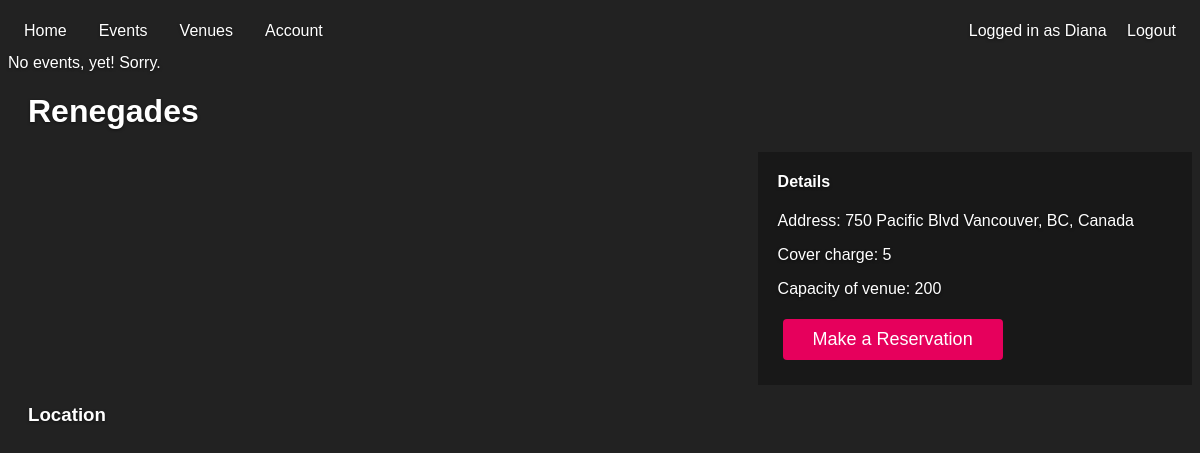
The app's page /venue_page.php?branchID=124567 (signed in) with its own data.
### tables this page shows
CREATE TABLE `venue` (
  `branchID` int(11) NOT NULL,
  `name` varchar(20) NOT NULL,
  `address` varchar(64) NOT NULL,
  `capacity` int(11) DEFAULT NULL,
  `cover_charge` double DEFAULT NULL
);

### venue_page.php (the view, shortened to what this page needs)
<?php
if ( isset($_SESSION['user'])=="" ) {
    header("Location: index.php");
    exit;
  }
else
{
$username=$_SESSION['username'];
?>
<!DOCTYPE html>
<html>
<head>
<link rel="stylesheet" type="text/css" href="customer.css">
</head>
<body background="party.jpg" onload="initialize()">
<ul>
  <li><a class="active" href="http://localhost/304_project/home.php">Home</a></li>
  <li><a href="http://localhost/304_project/events.php">Events</a></li>
  <li class="dropdown">
    <a href="#" class="dropbtn">Venues</a>
  </li>
  <li class="dropdown">
    <a href="#" class="dropbtn">Account</a>
  </li>
  <li style="float:right">
  Logged in as <?php echo $username; ?>  <a href="http://localhost/304_project/logout.php">Logout</a>
  </li>
</ul>
<?php
$branchID = $_GET['branchID'];
$servername = "localhost";
$username = "root";
$password = NULL;
$databasename = 'Venue';
$conn = new mysqli($servername, $username, $password, $databasename);
$sql = "SELECT name, branchID, address, capacity, cover_charge FROM `venue` WHERE branchID = '$branchID'";
$eventsForVenue = "SELECT * FROM `hostedevent` WHERE branchID = '$branchID'";
$result = $conn->query($sql);
$allEvents = $conn->query($eventsForVenue);
$capacity = 0;
$cover_charge = 0;
if ($result->num_rows > 0) {
    while($row = $result->fetch_assoc()) {
		$venueName=$row["name"];
		$capacity = $row["capacity"];
		$cover_charge = $row["cover_charge"];
		$venueAddress = $row["address"];
    }
} else {
    echo "0 results";
}
$eventList = "";
if ($allEvents->num_rows > 0) {
    while($rowEvents = $allEvents->fetch_assoc()) {
    	$eventName=$rowEvents["name"];
		$date = $rowEvents["date"];
		$time = $rowEvents["start_time"];
		$evid = $rowEvents["evid"];
		$eventList .=  '<div class="event" style="padding: 20px; background:rgba(20, 20, 20, 0.75);">'.$eventName.'<br>'.$time.'<br>'.$date.'<br><br><a href = "http://localhost/304_project/event_page.php?evid='.$evid.'"><button class="mini_button" style="vertical-align:middle">Buy Tickets</button></a></div><br>';
    }
} else {
    echo "No events, yet! Sorry.";
}
 ?>
<h1 style="padding-left: 20px;"><?php echo $venueName; ?></h1>
<div style="overflow:hidden;">
<div style="float:right;width:35%;background:rgba(20, 20, 20, 0.7); padding-left: 20px;padding-bottom: 20px;"><h4>Details</h4>
	<p>Address: <?php echo $venueAddress; ?></p>
	<p>Cover charge: <?php echo $cover_charge;?></p>
	<p>Capacity of venue: <?php echo $capacity;?></p>
<div><a href="http://localhost/304_project/table_reservation.php?branchID=<?php echo $branchID;?>"><button class="mini_button"style="width: 220px;">Make a Reservation</button></a></div>
</div>
</div>
    <h3 style="padding-left: 20px;">Location</h3>
    <div id="map" style="width: 480px; height: 320px; padding-left: 20px;"></div>
 </body>
 <br>
 <br>
</html>
 <?php
}
?>

### customer.css (style rules this page uses)
html, body { height: 100%; background-color: #222; background-size: contain; }
body { color: #fff; text-shadow: 0 1px 3px rgba(0,0,0,.5); font-family: Century Gothic, sans-serif; }
.mini_button { display: inline-block; border-radius: 4px; background-color: #e6005c; border: none; color: #FFFFFF; text-align: center; font-size: 18px; padding: 10px; width: 120px; transition: all 0.5s; cursor: pointer; margin: 5px; }
ul { list-style-type: none; margin: 0; padding: 0; overflow: hidden; background-color: #222; }
li { float: left; }
li a, .dropbtn { display: inline-block; color: white; text-align: center; padding: 14px 16px; text-decoration: none; }
li.dropdown { display: inline-block; }

### records on screen
venue: name "Renegades", address "750 Pacific Blvd Vancouver, BC, Canada", cover_charge "5", capacity "200"

### other values on screen
$username "Diana"
